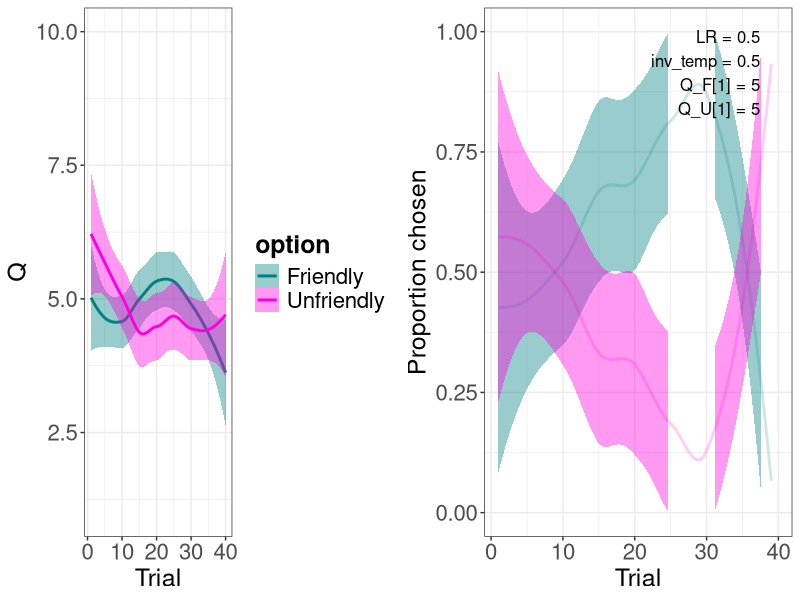
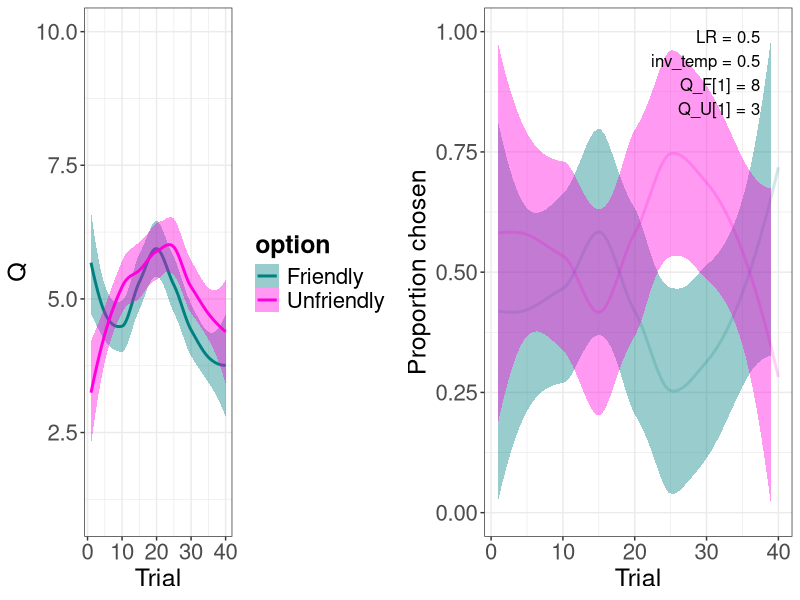
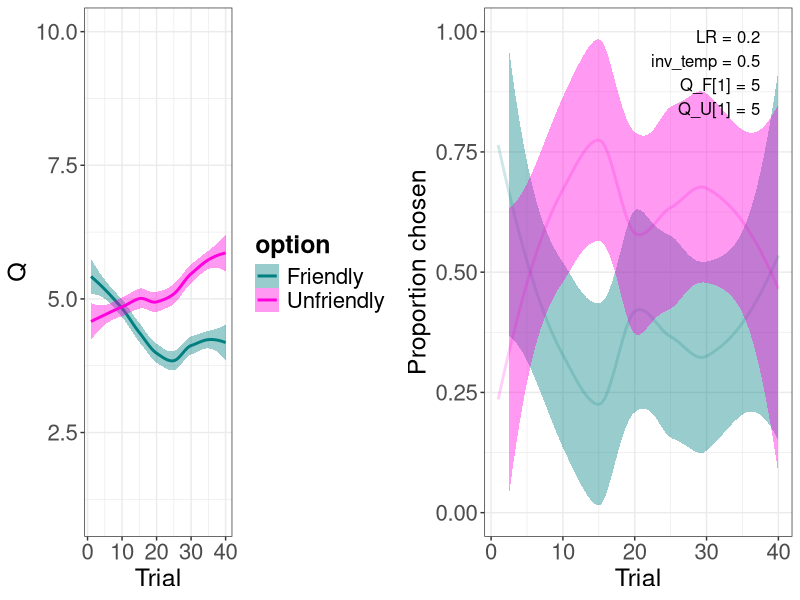
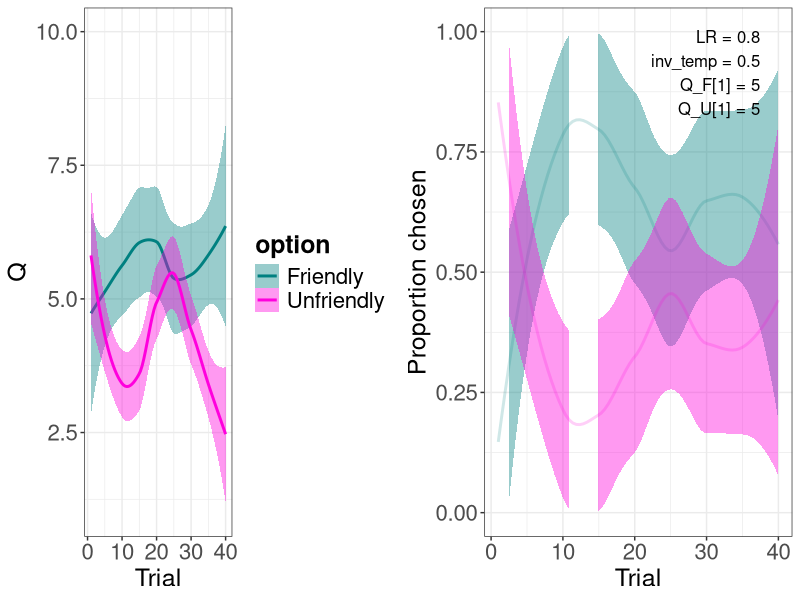
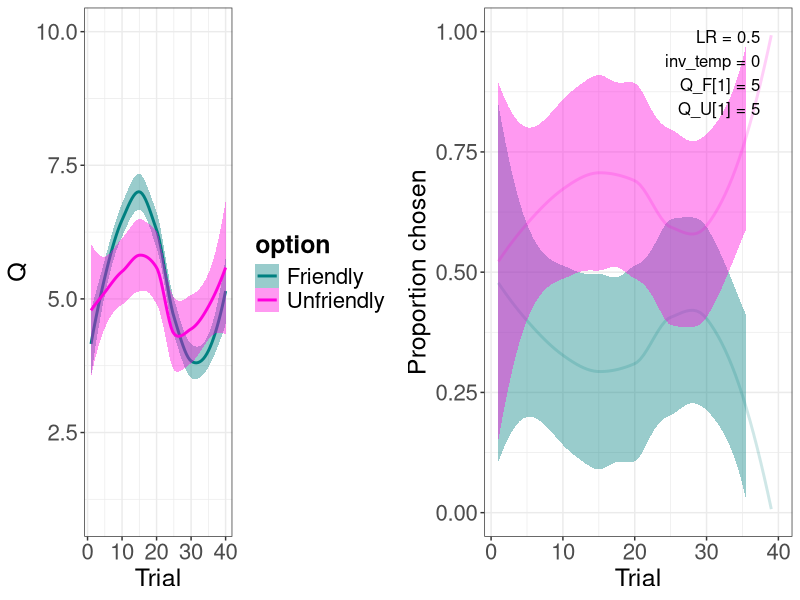
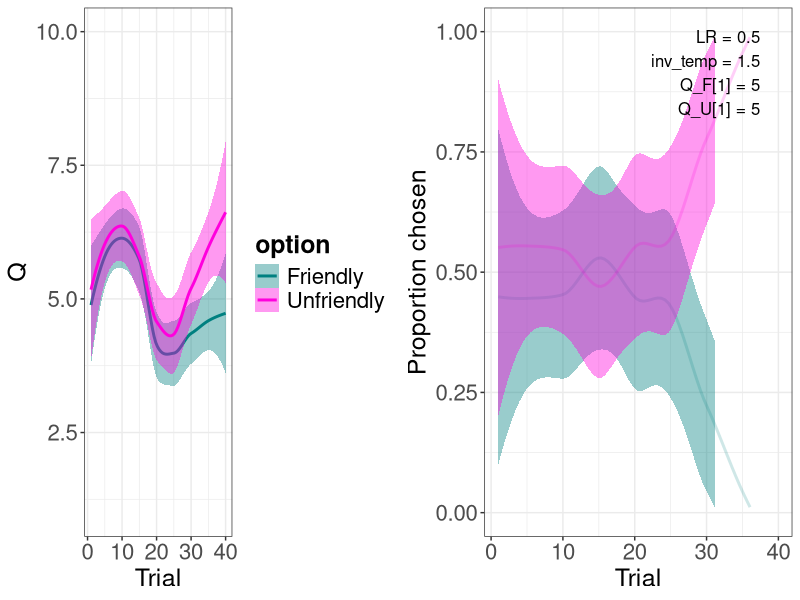
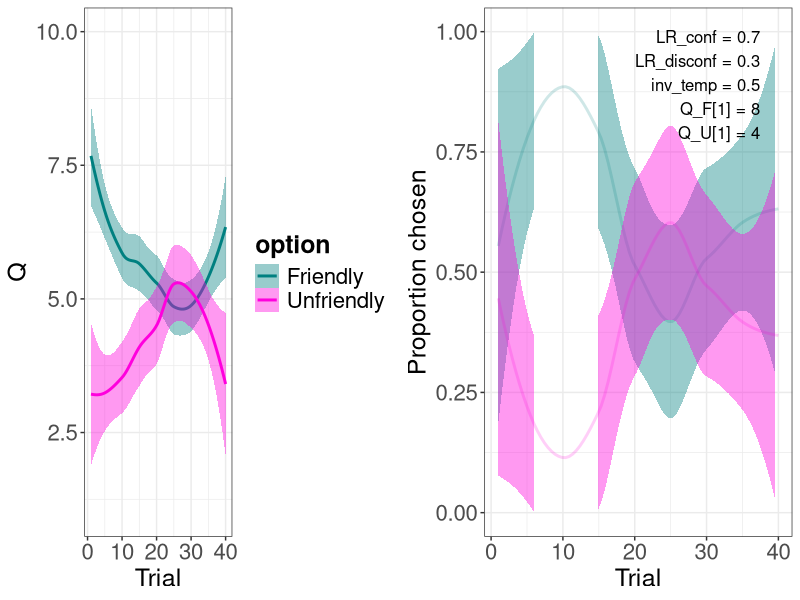
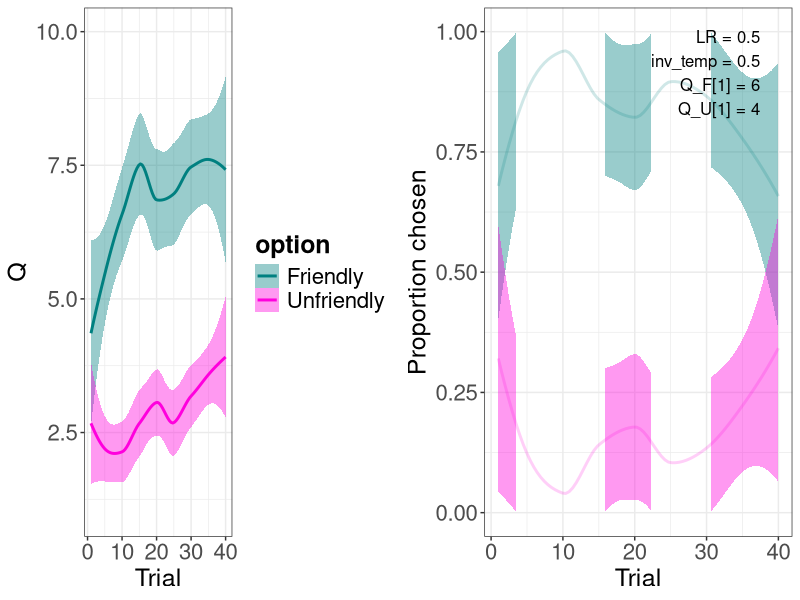

R code for these plots, in order:
## ----setup, include = FALSE---------------------------------------------------
knitr::knit_hooks$set(purl = knitr::hook_purl)
knitr::opts_chunk$set(echo = TRUE)
knitr::opts_chunk$set(message = FALSE)
knitr::opts_chunk$set(fig.width = 10, fig.height = 4)

## ----prep---------------------------------------------------------------------
n_participants <- 1
n_trials <- 40
params_std <- c(0.5, 0.5, 5, 5) # LR, inv_temp, Q_F_1, Q_U_1
set.seed(1234)

## ----fun-rating---------------------------------------------------------------
library(truncnorm)
mu_R <- 5
sigma_R <- 3
rating <- function(mu_sd = c(5, 3)) {
  R <- round(rtruncnorm(n = 1, a = 1, b = 10, 
                        mean = mu_R, 
                        sd = sigma_R), 
             0)
  return(R)
}

## ----model-std----------------------------------------------------------------
run_model <- function(params = params_std) {
  dat <- data.frame()

  for (j in 1:n_participants) {

    # ------ init data frames etc -----
    Q <- data.frame(
      F = rep(NA, n_trials),
      U = rep(NA, n_trials)
    )
    P_F <- c()
    choice <- c()
    R <- c()
    pred_err <- c()

    # ----- initialize parameters -----
    LR <- params[1]
    inv_temp <- params[2]
    Q$F[1] <- params[3]
    Q$U[1] <- params[4]

    # --------- run trials ------------
    for (t in 1:n_trials) {

      # choose
      P_F[t] <- 1 / (1 + exp(-inv_temp * (Q$F[t] - Q$U[t])))
      choice[t] <- if_else(runif(1) < P_F[t],
                          "F",
                          "U")

      # rate
      R[t] <- rating()

      # learn
      pred_err[t] <- R[t] - Q[t, choice[t]]

      if (t < n_trials) {   # no updating Qs in the very last trial
        Q[t+1, choice[t]] <- Q[t, choice[t]] + LR * pred_err[t]

        not_chosen <- colnames(Q[which(colnames(Q) != choice[t])])
        Q[t+1, not_chosen] <- Q[t, not_chosen]
      }
    }

    dat_p <- data.frame(
      participant = rep(j, n_trials),
      trial =       1:n_trials,
      Q_F =         Q$F,
      Q_U =         Q$U,
      P_F =         P_F,
      choice =      choice,
      R =           R,
      pred_err =    pred_err
    )

    dat <- rbind(dat, dat_p)
  }

  return(dat)
}

## ----plot-util----------------------------------------------------------------
library(tidyverse)
my_teal <- "#008080"
my_pink <- "#ff00dd"

my_theme <- theme_bw() +
  theme(plot.title = element_text(size = 20, face = "bold")) +
  theme(axis.text = element_text(size = 16),
        axis.title = element_text(size = 18)) +
  theme(legend.title = element_text(size = 18, face = "bold"),
        legend.text = element_text(size = 16)) +
  theme(strip.text.x = element_text(size = 18, face = "bold"))

## ----helper-fun---------------------------------------------------------------
library(grid)
library(gridExtra)

to_long <- function(dat) {
  long_dat <- dat %>%
    pivot_longer(c(Q_F, Q_U), names_prefix = "Q_", names_to = "option", values_to = "Q") %>%
    mutate(option = factor(option),
           choice = factor(choice))

  return(long_dat)
}

plot_Q <- function(dat) {
  p <- ggplot(dat, aes(x = trial,
                      y = Q,
                      color = option)) +
    geom_smooth(aes(fill = option)) +
    ylim(c(1, 10)) +
    labs(x = "Trial") +
    scale_color_manual(values = c(my_teal, my_pink),
                      labels = c("Friendly", "Unfriendly")) +  
    scale_fill_manual(values = c(my_teal, my_pink),
                      labels = c("Friendly", "Unfriendly")) +
    my_theme
  return(p)
}

plot_choice <- function(dat) {
  dat <- dat %>%
    mutate(choice_is_F = if_else(choice == "F", 1, 0),
           choice_is_U = 1 - choice_is_F)
    
  p <- ggplot(dat, aes(x = trial)) +
    geom_smooth(aes(y = choice_is_F),
                color = paste0(my_teal, "30"),
                fill = paste0(my_teal, "30")) +
    geom_smooth(aes(y = choice_is_U),
                color = paste0(my_pink, "30"),
                fill = paste0(my_pink, "30")) +
    ylim(c(0, 1)) +
    labs(x = "Trial",
         y = "Proportion chosen") +
    my_theme
  return(p)
}

annotation_single <- function(params, x = 0.95) {
    text <- paste0("LR = ", params[1],
                  "\ninv_temp = ", params[2],
                  "\nQ_F[1] = ", params[3],
                  "\nQ_U[1] = ", params[4])

    grid.text(text, x = unit(x, "npc"), y = unit(0.95, "npc"), hjust = 1, vjust = 1)
}

annotation_double <- function(params_left, params_right) {
  annotation_single(params_left, 0.45)
  annotation_single(params_right, 0.95)
}

## ----dat-to-JSON--------------------------------------------------------------
library(rjson)
model_dat_JSON <- function(params, model_dat) {
  LR <- params[1]
  inv_temp <- params[2]
  initQF <- params[3]
  initQU <- params[4]
  T <- n_trials
  choice <- as.numeric(model_dat$choice == "U") + 1
  R <- model_dat$R
  my_list <- list(LR, inv_temp, initQF, initQU, mu_R, sigma_R, T, choice, R)
  names(my_list) <- c("LR", "inv_temp", "initQF", "initQU", "mu_R", "sigma_R", "T", "choice", "R")
  return(toJSON(my_list))
}

## ----run-std, warning = FALSE-------------------------------------------------
dat_std <- run_model()
write(model_dat_JSON(params_std, dat_std), "sim_dat.json")
dat_std <- dat_std %>% to_long()
p_left <- plot_Q(dat_std)
p_right <- plot_choice(dat_std)
grid.arrange(p_left, p_right, nrow = 1)
annotation_single(params_std)

## ----run-std-init-val, warning = FALSE----------------------------------------
params <- c(0.5, 0.5, 8, 3)
dat <- run_model(params)
write(model_dat_JSON(params, dat), "sim_dat.json")
dat <- dat %>% to_long()
p_left <- plot_Q(dat)
p_right <- plot_choice(dat)
grid.arrange(p_left, p_right, nrow = 1)
annotation_single(params)

## ----run-std-LR, echo = FALSE, warning = FALSE--------------------------------
params <- c(0.2, 0.5, 5, 5)
dat <- run_model(params) %>% to_long()
p_left <- plot_Q(dat)
p_right <- plot_choice(dat)
grid.arrange(p_left, p_right, nrow = 1)
annotation_single(params)

params <- c(0.8, 0.5, 5, 5)
dat <- run_model(params) %>% to_long()
p_left <- plot_Q(dat)
p_right <- plot_choice(dat)
grid.arrange(p_left, p_right, nrow = 1)
annotation_single(params)

## ----run-std-inv-temp, echo = FALSE-------------------------------------------
params <- c(0.5, 0, 5, 5)
dat <- run_model(params) %>% to_long()
p_left <- plot_Q(dat)
p_right <- plot_choice(dat)
grid.arrange(p_left, p_right, nrow = 1)
annotation_single(params)

params <- c(0.5, 1.5, 5, 5)
dat <- run_model(params) %>% to_long()
p_left <- plot_Q(dat)
p_right <- plot_choice(dat)
grid.arrange(p_left, p_right, nrow = 1)
annotation_single(params)

## ----fun-conf-----------------------------------------------------------------
threshold <- 2

is_confirm <- function(rating, init_value) {
  return(abs(rating - init_value) <= threshold)
}

## ----model-dualLR-------------------------------------------------------------
params_std <- c(0.7, 0.3, 0.5, 8, 4) # LR_conf, LR_disconf, inv_temp, Q_F_1, Q_U_1

run_model_dualLR <- function(params = params_std) {
  dat <- data.frame()

  for (j in 1:n_participants) {

    # ------ init data frames etc -----
    Q <- data.frame(
      F = rep(NA, n_trials),
      U = rep(NA, n_trials)
    )
    P_F <- c()
    choice <- c()
    R <- c()
    pred_err <- c()

    # ----- initialize parameters -----
    LR_conf <- params[1]
    LR_disconf <- params[2]
    inv_temp <- params[3]
    Q$F[1] <- params[4]
    Q$U[1] <- params[5]

    # --------- run trials ------------
    for (t in 1:n_trials) {

      # choose
      P_F[t] <- 1 / (1 + exp(-inv_temp * (Q$F[t] - Q$U[t])))
      choice[t] <- if_else(runif(1) < P_F[t],
                          "F",
                          "U")

      # rate
      R[t] <- rating()

      # learn
      pred_err[t] <- R[t] - Q[t, choice[t]]

      # which learning rate?
      LR <- if_else(is_confirm(R[t], Q[1, choice[t]]),
                    LR_conf,
                    LR_disconf)

      if (t < n_trials) {   # no updating Qs in the very last trial
        Q[t+1, choice[t]] <- Q[t, choice[t]] + LR * pred_err[t]

        not_chosen <- colnames(Q[which(colnames(Q) != choice[t])])
        Q[t+1, not_chosen] <- Q[t, not_chosen]
      }
    }

    dat_p <- data.frame(
      participant = rep(j, n_trials),
      trial =       1:n_trials,
      Q_F =         Q$F,
      Q_U =         Q$U,
      P_F =         P_F,
      choice =      choice,
      R =           R,
      pred_err =    pred_err
    )

    dat <- rbind(dat, dat_p)
  }

  return(dat)
}

## ----helper-fun-2, echo = FALSE-----------------------------------------------
annotation_single <- function(params, x = 0.95) {
  text <- paste0("LR_conf = ", params[1],
               "\nLR_disconf = ", params[2], 
               "\ninv_temp = ", params[3],
               "\nQ_F[1] = ", params[4],
               "\nQ_U[1] = ", params[5])

  grid.text(text, x = unit(x, "npc"), y = unit(0.95, "npc"), hjust = 1, vjust = 1)
}

## ----run-dualLR---------------------------------------------------------------
dat <- run_model_dualLR() %>% to_long()
p_left <- plot_Q(dat)
p_right <- plot_choice(dat)
grid.arrange(p_left, p_right, nrow = 1)
annotation_single(params_std)

## ----fun-rating-bonus---------------------------------------------------------
bonus <- 3

rating <- function(init_value_chosen, init_value_not_chosen) {
  R <- round(rtruncnorm(n = 1, a = 1, b = 10, 
                        mean = 5, 
                        sd = 3), 
             0)

  if (init_value_chosen > init_value_not_chosen) {
    bonus_polarity <- 1
  } else if (init_value_chosen < init_value_not_chosen) {
    bonus_polarity <- -1
  } else {
    bonus_polarity <- 0
  }

  R <- R + 
    is_confirm(R, init_value_chosen) * bonus * bonus_polarity
  return(min(R, 10))    # max rating is still 10
}

## ----model-rating-bonus, echo = FALSE-----------------------------------------
run_model <- function(params = params_std) {
  dat <- data.frame()

  for (j in 1:n_participants) {

    # ------ init data frames etc -----
    Q <- data.frame(
      F = rep(NA, n_trials),
      U = rep(NA, n_trials)
    )
    P_F <- c()
    choice <- c()
    R <- c()
    pred_err <- c()

    # ----- initialize parameters -----
    LR <- params[1]
    inv_temp <- params[2]
    Q$F[1] <- params[3]
    Q$U[1] <- params[4]

    # --------- run trials ------------
    for (t in 1:n_trials) {

      # choose
      P_F[t] <- 1 / (1 + exp(-inv_temp * (Q$F[t] - Q$U[t])))
      choice[t] <- if_else(runif(1) < P_F[t],
                          "F",
                          "U")
      not_chosen <- colnames(Q[which(colnames(Q) != choice[t])])

      # rate
      R[t] <- rating(Q[1, choice[t]],
                     Q[1, not_chosen])

      # learn
      pred_err[t] <- R[t] - Q[t, choice[t]]

      if (t < n_trials) {   # no updating Qs in the very last trial
        Q[t+1, choice[t]] <- Q[t, choice[t]] + LR * pred_err[t]

        Q[t+1, not_chosen] <- Q[t, not_chosen]
      }
    }

    dat_p <- data.frame(
      participant = rep(j, n_trials),
      trial =       1:n_trials,
      Q_F =         Q$F,
      Q_U =         Q$U,
      P_F =         P_F,
      choice =      choice,
      R =           R,
      pred_err =    pred_err
    )

    dat <- rbind(dat, dat_p)
  }

  return(dat)
}

annotation_single <- function(params, x = 0.95) {
    text <- paste0("LR = ", params[1],
                  "\ninv_temp = ", params[2],
                  "\nQ_F[1] = ", params[3],
                  "\nQ_U[1] = ", params[4])

    grid.text(text, x = unit(x, "npc"), y = unit(0.95, "npc"), hjust = 1, vjust = 1)
}

## ----run-rating-bonus, warning = FALSE----------------------------------------
params <- c(0.5, 0.5, 6, 4) # LR, inv_temp, Q_F_1, Q_U_1
dat <- run_model(params) %>% to_long()
p_left <- plot_Q(dat)
p_right <- plot_choice(dat)
grid.arrange(p_left, p_right, nrow = 1)
annotation_single(params)

## ----fun-rating-diffdistr-----------------------------------------------------
rating <- function(init_value) {
  R <- round(rtruncnorm(n = 1, a = 1, b = 10, 
                        mean = init_value, 
                        sd = 3), 
             0)
  return(R)
}

## ----model-rating-diffdistr, echo = FALSE-------------------------------------
run_model <- function(params = params_std) {
  dat <- data.frame()

  for (j in 1:n_participants) {

    # ------ init data frames etc -----
    Q <- data.frame(
      F = rep(NA, n_trials),
      U = rep(NA, n_trials)
    )
    P_F <- c()
    choice <- c()
    R <- c()
    pred_err <- c()

    # ----- initialize parameters -----
    LR <- params[1]
    inv_temp <- params[2]
    Q$F[1] <- params[3]
    Q$U[1] <- params[4]

    # --------- run trials ------------
    for (t in 1:n_trials) {

      # choose
      P_F[t] <- 1 / (1 + exp(-inv_temp * (Q$F[t] - Q$U[t])))
      choice[t] <- if_else(runif(1) < P_F[t],
                          "F",
                          "U")

      # rate
      R[t] <- rating(Q[1, choice[t]])

      # learn
      pred_err[t] <- R[t] - Q[t, choice[t]]

      if (t < n_trials) {   # no updating Qs in the very last trial
        Q[t+1, choice[t]] <- Q[t, choice[t]] + LR * pred_err[t]

        not_chosen <- colnames(Q[which(colnames(Q) != choice[t])])
        Q[t+1, not_chosen] <- Q[t, not_chosen]
      }
    }

    dat_p <- data.frame(
      participant = rep(j, n_trials),
      trial =       1:n_trials,
      Q_F =         Q$F,
      Q_U =         Q$U,
      P_F =         P_F,
      choice =      choice,
      R =           R,
      pred_err =    pred_err
    )

    dat <- rbind(dat, dat_p)
  }

  return(dat)
}

annotation_single <- function(params, x = 0.95) {
    text <- paste0("LR = ", params[1],
                  "\ninv_temp = ", params[2],
                  "\nQ_F[1] = ", params[3],
                  "\nQ_U[1] = ", params[4])

    grid.text(text, x = unit(x, "npc"), y = unit(0.95, "npc"), hjust = 1, vjust = 1)
}

## ----run-rating-diffdistr, warning = FALSE------------------------------------
params <- c(0.5, 0.5, 7, 3) # LR, inv_temp, Q_F_1, Q_U_1
dat <- run_model(params) %>% to_long()
p_left <- plot_Q(dat)
p_right <- plot_choice(dat)
grid.arrange(p_left, p_right, nrow = 1)
annotation_single(params)
